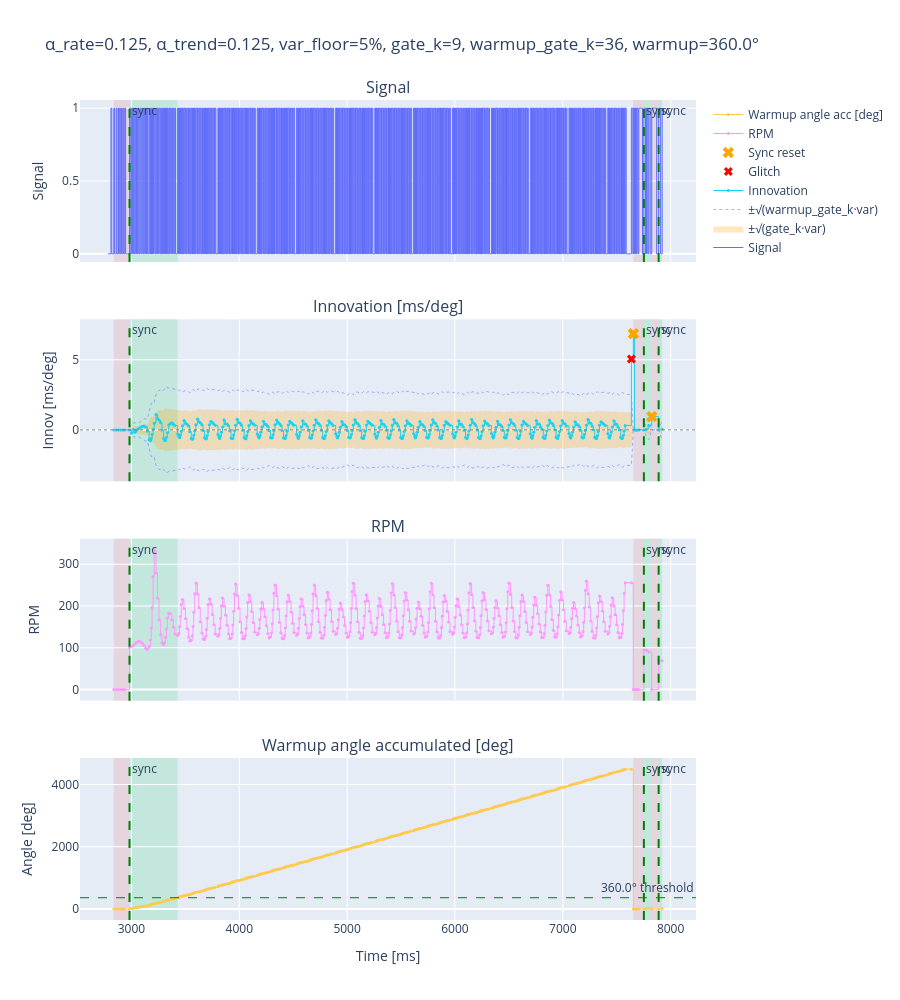

Notebook cell for this chart:
### Code cell
# ── Run prototype decoder and plot ────────────────────────────────────────────

PROTO_ALPHA_RATE      = 0.125
PROTO_ALPHA_TREND     = 0.125
PROTO_ALPHA_VAR       = 0.0625
PROTO_GATE_K          = 9
PROTO_WARMUP_GATE_K   = None    # None → 4 × PROTO_GATE_K (wider gate during warmup)
PROTO_VAR_FLOOR_FRAC  = 0.05   # gate never narrows below 5% of r̂  (≈ real-world tooth tolerance floor)
PROTO_WARMUP_ANGLE_DEG = 360.0  # crank degrees to accumulate before CANDIDATE → CONFIRMED

decoder = make_decoder(
    WHEEL_6G75,
    alpha_rate       = PROTO_ALPHA_RATE,
    alpha_trend      = PROTO_ALPHA_TREND,
    alpha_var        = PROTO_ALPHA_VAR,
    gate_k           = PROTO_GATE_K,
    warmup_gate_k    = PROTO_WARMUP_GATE_K,
    var_floor_frac   = PROTO_VAR_FLOOR_FRAC,
    warmup_angle_deg = PROTO_WARMUP_ANGLE_DEG,
)

# Stream: one inter-edge interval at a time, no bulk numpy operations
times_arr = rising_times_ms.values
log = []
for k in range(1, len(times_arr)):
    dt    = times_arr[k] - times_arr[k - 1]
    entry = decoder(dt)
    entry['t'] = times_arr[k]
    log.append(entry)

# ── Collect output into plain lists for plotting ───────────────────────────────
t_out              = [e['t']                     for e in log]
rpm_out            = [e['rpm']                   for e in log]
innov_out          = [e['innov']                 for e in log]
tdot_out           = [e['t_dot']                 for e in log]
synced_out         = [e['shaft_is_synchronized'] for e in log]
glitch_out         = [e['is_glitch']             for e in log]
sync_var_out       = [e['sync_var']              for e in log]
candidate_out      = [e['is_candidate']          for e in log]
reset_out          = [e['is_sync_reset']         for e in log]
warmup_angle_out   = [e['warmup_angle_acc']      for e in log]

import math
resolved_warmup_gate_k = PROTO_WARMUP_GATE_K if PROTO_WARMUP_GATE_K is not None else PROTO_GATE_K * 4
gate_thresh         = [math.sqrt(PROTO_GATE_K         * sv) if sv > 0 else 0.0 for sv in sync_var_out]
warmup_gate_thresh  = [math.sqrt(resolved_warmup_gate_k * sv) if sv > 0 else 0.0 for sv in sync_var_out]

print(f"Edges after confirmed sync: {sum(synced_out)}")
print(f"Glitches flagged (confirmed mode): {sum(glitch_out)}")
print(f"Sync resets: {sum(reset_out)}")
print(f"Warmup gate_k: {resolved_warmup_gate_k}  (confirmed gate_k: {PROTO_GATE_K})")
print(f"Warmup angle: {PROTO_WARMUP_ANGLE_DEG}°")

# ── Candidate windows: spans where is_candidate was True ──────────────────────
candidate_spans = []
cand_start = None
for t, cand in zip(t_out, candidate_out):
    if cand and cand_start is None:
        cand_start = t
    elif not cand and cand_start is not None:
        candidate_spans.append((cand_start, t))
        cand_start = None
if cand_start is not None:
    candidate_spans.append((cand_start, t_out[-1]))

# ── Unsynced windows: spans where shaft_is_synchronized was False ──────────────
unsync_spans = []
unsync_start = t_out[0] if not synced_out[0] else None
for i in range(1, len(t_out)):
    was_synced = synced_out[i - 1]
    is_synced  = synced_out[i]
    if was_synced and not is_synced:
        unsync_start = t_out[i]
    elif not was_synced and is_synced and unsync_start is not None:
        unsync_spans.append((unsync_start, t_out[i]))
        unsync_start = None
if unsync_start is not None:
    unsync_spans.append((unsync_start, t_out[-1]))

# ── Plot ───────────────────────────────────────────────────────────────────────
fig_proto = make_subplots(
    rows=4, cols=1, shared_xaxes=True, vertical_spacing=0.07,
    subplot_titles=(
        "Signal",
        "Innovation [ms/deg]",
        "RPM",
        "Warmup angle accumulated [deg]",
    )
)

# Row 1: signal
fig_proto.add_trace(
    go.Scatter(x=time_ms, y=signal, mode='lines',
               line=dict(width=1, shape='hv'), name='Signal'),
    row=1, col=1
)

# Row 2: innovations + confirmed gate band
fig_proto.add_trace(
    go.Scatter(x=t_out, y=gate_thresh, mode='lines',
               line=dict(width=0), showlegend=False, hoverinfo='skip'),
    row=2, col=1
)
fig_proto.add_trace(
    go.Scatter(x=t_out, y=[-v for v in gate_thresh], mode='lines',
               line=dict(width=0), fill='tonexty',
               fillcolor='rgba(255,165,0,0.25)',
               name='±√(gate_k·var)'),
    row=2, col=1
)

# Warmup gate band (wider, dotted blue lines)
fig_proto.add_trace(
    go.Scatter(x=t_out, y=warmup_gate_thresh, mode='lines',
               line=dict(width=1, color='rgba(100,100,255,0.5)', dash='dot'),
               name='±√(warmup_gate_k·var)', showlegend=True),
    row=2, col=1
)
fig_proto.add_trace(
    go.Scatter(x=t_out, y=[-v for v in warmup_gate_thresh], mode='lines',
               line=dict(width=1, color='rgba(100,100,255,0.5)', dash='dot'),
               showlegend=False, hoverinfo='skip'),
    row=2, col=1
)

fig_proto.add_trace(
    go.Scatter(x=t_out, y=innov_out, mode='lines+markers',
               marker=dict(size=3), line=dict(width=1, shape='hv'),
               name='Innovation'),
    row=2, col=1
)
fig_proto.add_hline(y=0, line=dict(color='gray', width=1, dash='dot'), row=2, col=1)

# Glitches (confirmed mode)
glitch_t   = [t_out[i] for i, g in enumerate(glitch_out) if g]
glitch_inn = [innov_out[i] for i, g in enumerate(glitch_out) if g]
if glitch_t:
    fig_proto.add_trace(
        go.Scatter(x=glitch_t, y=glitch_inn, mode='markers',
                   marker=dict(color='red', size=8, symbol='x'), name='Glitch'),
        row=2, col=1
    )

# Sync resets: orange X on innovation row
reset_t     = [t_out[i] for i, r in enumerate(reset_out) if r]
reset_innov = [innov_out[i] for i, r in enumerate(reset_out) if r]
if reset_t:
    fig_proto.add_trace(
        go.Scatter(x=reset_t, y=reset_innov, mode='markers',
                   marker=dict(color='orange', size=10, symbol='x'),
                   name='Sync reset'),
        row=2, col=1
    )

# Row 3: RPM
fig_proto.add_trace(
    go.Scatter(x=t_out, y=rpm_out, mode='lines+markers',
               marker=dict(size=3), line=dict(width=1, shape='hv'),
               name='RPM'),
    row=3, col=1
)

# Row 4: warmup angle accumulator (ramps up during candidate, holds at threshold after confirmation)
fig_proto.add_trace(
    go.Scatter(x=t_out, y=warmup_angle_out, mode='lines+markers',
               marker=dict(size=3), line=dict(width=1, shape='hv'),
               name='Warmup angle acc [deg]'),
    row=4, col=1
)
fig_proto.add_hline(y=PROTO_WARMUP_ANGLE_DEG,
                    line=dict(color='green', width=1, dash='dash'),
                    annotation_text=f'{PROTO_WARMUP_ANGLE_DEG}° threshold',
                    row=4, col=1)

# Unsynced windows: translucent red shading (drawn first so green sits on top)
for us, ue in unsync_spans:
    fig_proto.add_vrect(
        x0=us, x1=ue,
        fillcolor='rgba(220,50,50,0.12)', layer='below', line_width=0,
    )

# Candidate windows: light green shading
for cs, ce in candidate_spans:
    fig_proto.add_vrect(
        x0=cs, x1=ce,
        fillcolor='rgba(0,200,80,0.15)', layer='below', line_width=0,
    )

# Sync acquisition markers (green dashed lines)
for e in log:
    if e['is_sync']:
        fig_proto.add_vline(x=e['t'], line=dict(color='green', width=2, dash='dash'),
                            annotation_text='sync', row='all', col='all')

fig_proto.update_yaxes(title_text="Signal",         row=1, col=1)
fig_proto.update_yaxes(title_text="Innov [ms/deg]", row=2, col=1)
fig_proto.update_yaxes(title_text="RPM",            row=3, col=1)
fig_proto.update_yaxes(title_text="Angle [deg]",    row=4, col=1)
fig_proto.update_xaxes(title_text="Time [ms]",      row=4, col=1)
fig_proto.update_layout(
    title=(
        f"α_rate={PROTO_ALPHA_RATE}, α_trend={PROTO_ALPHA_TREND}, "
        f"var_floor={PROTO_VAR_FLOOR_FRAC*100:.0f}%, "
        f"gate_k={PROTO_GATE_K}, warmup_gate_k={resolved_warmup_gate_k}, "
        f"warmup={PROTO_WARMUP_ANGLE_DEG}°"
    ),
    height=1000, hovermode='x unified'
)
fig_proto.show()

### Figure 1 — Plotly figure (JSON) as saved in the notebook; plotly's stock layout.template omitted (floating-point values rounded to 4 significant figures; data arrays with more than 128 entries replaced by an {"elided": "..."} marker saying what was removed)
{"data": [{"line": {"shape": "hv", "width": 1}, "mode": "lines", "name": "Signal", "type": "scatter", "x": {"elided": "928 float values"}, "xaxis": "x", "y": {"elided": "928 int values"}, "yaxis": "y"}, {"hoverinfo": "skip", "line": {"width": 0}, "mode": "lines", "showlegend": false, "type": "scatter", "x": {"elided": "419 float values"}, "xaxis": "x2", "y": {"elided": "419 float values"}, "yaxis": "y2"}, {"fill": "tonexty", "fillcolor": "rgba(255,165,0,0.25)", "line": {"width": 0}, "mode": "lines", "name": "±√(gate_k·var)", "type": "scatter", "x": {"elided": "419 float values"}, "xaxis": "x2", "y": {"elided": "419 float values"}, "yaxis": "y2"}, {"line": {"color": "rgba(100,100,255,0.5)", "dash": "dot", "width": 1}, "mode": "lines", "name": "±√(warmup_gate_k·var)", "showlegend": true, "type": "scatter", "x": {"elided": "419 float values"}, "xaxis": "x2", "y": {"elided": "419 float values"}, "yaxis": "y2"}, {"hoverinfo": "skip", "line": {"color": "rgba(100,100,255,0.5)", "dash": "dot", "width": 1}, "mode": "lines", "showlegend": false, "type": "scatter", "x": {"elided": "419 float values"}, "xaxis": "x2", "y": {"elided": "419 float values"}, "yaxis": "y2"}, {"line": {"shape": "hv", "width": 1}, "marker": {"size": 3}, "mode": "lines+markers", "name": "Innovation", "type": "scatter", "x": {"elided": "419 float values"}, "xaxis": "x2", "y": {"elided": "419 float values"}, "yaxis": "y2"}, {"marker": {"color": "red", "size": 8, "symbol": "x"}, "mode": "markers", "name": "Glitch", "type": "scatter", "x": [7636.0, 7654.0], "xaxis": "x2", "y": [5.055, 6.862], "yaxis": "y2"}, {"marker": {"color": "orange", "size": 10, "symbol": "x"}, "mode": "markers", "name": "Sync reset", "type": "scatter", "x": [7654.0, 7825.0], "xaxis": "x2", "y": [6.862, 0.9504], "yaxis": "y2"}, {"line": {"shape": "hv", "width": 1}, "marker": {"size": 3}, "mode": "lines+markers", "name": "RPM", "type": "scatter", "x": {"elided": "419 float values"}, "xaxis": "x3", "y": {"elided": "419 float values"}, "yaxis": "y3"}, {"line": {"shape": "hv", "width": 1}, "marker": {"size": 3}, "mode": "lines+markers", "name": "Warmup angle acc [deg]", "type": "scatter", "x": {"elided": "419 float values"}, "xaxis": "x4", "y": {"elided": "419 float values"}, "yaxis": "y4"}], "layout": {"annotations": [{"font": {"size": 16}, "showarrow": false, "text": "Signal", "x": 0.5, "xanchor": "center", "xref": "paper", "y": 1, "yanchor": "bottom", "yref": "paper"}, {"font": {"size": 16}, "showarrow": false, "text": "Innovation [ms/deg]", "x": 0.5, "xanchor": "center", "xref": "paper", "y": 0.7325, "yanchor": "bottom", "yref": "paper"}, {"font": {"size": 16}, "showarrow": false, "text": "RPM", "x": 0.5, "xanchor": "center", "xref": "paper", "y": 0.465, "yanchor": "bottom", "yref": "paper"}, {"font": {"size": 16}, "showarrow": false, "text": "Warmup angle accumulated [deg]", "x": 0.5, "xanchor": "center", "xref": "paper", "y": 0.1975, "yanchor": "bottom", "yref": "paper"}, {"showarrow": false, "text": "360.0° threshold", "x": 1, "xanchor": "right", "xref": "x4 domain", "y": 360, "yanchor": "bottom", "yref": "y4"}, {"showarrow": false, "text": "sync", "x": 2982.0, "xanchor": "left", "xref": "x", "y": 1, "yanchor": "top", "yref": "y domain"}, {"showarrow": false, "text": "sync", "x": 2982.0, "xanchor": "left", "xref": "x2", "y": 1, "yanchor": "top", "yref": "y2 domain"}, {"showarrow": false, "text": "sync", "x": 2982.0, "xanchor": "left", "xref": "x3", "y": 1, "yanchor": "top", "yref": "y3 domain"}, {"showarrow": false, "text": "sync", "x": 2982.0, "xanchor": "left", "xref": "x4", "y": 1, "yanchor": "top", "yref": "y4 domain"}, {"showarrow": false, "text": "sync", "x": 7752.0, "xanchor": "left", "xref": "x", "y": 1, "yanchor": "top", "yref": "y domain"}, {"showarrow": false, "text": "sync", "x": 7752.0, "xanchor": "left", "xref": "x2", "y": 1, "yanchor": "top", "yref": "y2 domain"}, {"showarrow": false, "text": "sync", "x": 7752.0, "xanchor": "left", "xref": "x3", "y": 1, "yanchor": "top", "yref": "y3 domain"}, {"showarrow": false, "text": "sync", "x": 7752.0, "xanchor": "left", "xref": "x4", "y": 1, "yanchor": "top", "yref": "y4 domain"}, {"showarrow": false, "text": "sync", "x": 7889.0, "xanchor": "left", "xref": "x", "y": 1, "yanchor": "top", "yref": "y domain"}, {"showarrow": false, "text": "sync", "x": 7889.0, "xanchor": "left", "xref": "x2", "y": 1, "yanchor": "top", "yref": "y2 domain"}, {"showarrow": false, "text": "sync", "x": 7889.0, "xanchor": "left", "xref": "x3", "y": 1, "yanchor": "top", "yref": "y3 domain"}, {"showarrow": false, "text": "sync", "x": 7889.0, "xanchor": "left", "xref": "x4", "y": 1, "yanchor": "top", "yref": "y4 domain"}], "height": 1000, "hovermode": "x unified", "shapes": [{"line": {"color": "gray", "dash": "dot", "width": 1}, "type": "line", "x0": 0, "x1": 1, "xref": "x2 domain", "y0": 0, "y1": 0, "yref": "y2"}, {"line": {"color": "green", "dash": "dash", "width": 1}, "type": "line", "x0": 0, "x1": 1, "xref": "x4 domain", "y0": 360, "y1": 360, "yref": "y4"}, {"fillcolor": "rgba(220,50,50,0.12)", "layer": "below", "line": {"width": 0}, "type": "rect", "x0": 2837.0, "x1": 2982.0, "xref": "x", "y0": 0, "y1": 1, "yref": "y domain"}, {"fillcolor": "rgba(220,50,50,0.12)", "layer": "below", "line": {"width": 0}, "type": "rect", "x0": 2837.0, "x1": 2982.0, "xref": "x2", "y0": 0, "y1": 1, "yref": "y2 domain"}, {"fillcolor": "rgba(220,50,50,0.12)", "layer": "below", "line": {"width": 0}, "type": "rect", "x0": 2837.0, "x1": 2982.0, "xref": "x3", "y0": 0, "y1": 1, "yref": "y3 domain"}, {"fillcolor": "rgba(220,50,50,0.12)", "layer": "below", "line": {"width": 0}, "type": "rect", "x0": 2837.0, "x1": 2982.0, "xref": "x4", "y0": 0, "y1": 1, "yref": "y4 domain"}, {"fillcolor": "rgba(220,50,50,0.12)", "layer": "below", "line": {"width": 0}, "type": "rect", "x0": 7654.0, "x1": 7752.0, "xref": "x", "y0": 0, "y1": 1, "yref": "y domain"}, {"fillcolor": "rgba(220,50,50,0.12)", "layer": "below", "line": {"width": 0}, "type": "rect", "x0": 7654.0, "x1": 7752.0, "xref": "x2", "y0": 0, "y1": 1, "yref": "y2 domain"}, {"fillcolor": "rgba(220,50,50,0.12)", "layer": "below", "line": {"width": 0}, "type": "rect", "x0": 7654.0, "x1": 7752.0, "xref": "x3", "y0": 0, "y1": 1, "yref": "y3 domain"}, {"fillcolor": "rgba(220,50,50,0.12)", "layer": "below", "line": {"width": 0}, "type": "rect", "x0": 7654.0, "x1": 7752.0, "xref": "x4", "y0": 0, "y1": 1, "yref": "y4 domain"}, {"fillcolor": "rgba(220,50,50,0.12)", "layer": "below", "line": {"width": 0}, "type": "rect", "x0": 7825.0, "x1": 7889.0, "xref": "x", "y0": 0, "y1": 1, "yref": "y domain"}, {"fillcolor": "rgba(220,50,50,0.12)", "layer": "below", "line": {"width": 0}, "type": "rect", "x0": 7825.0, "x1": 7889.0, "xref": "x2", "y0": 0, "y1": 1, "yref": "y2 domain"}, {"fillcolor": "rgba(220,50,50,0.12)", "layer": "below", "line": {"width": 0}, "type": "rect", "x0": 7825.0, "x1": 7889.0, "xref": "x3", "y0": 0, "y1": 1, "yref": "y3 domain"}, {"fillcolor": "rgba(220,50,50,0.12)", "layer": "below", "line": {"width": 0}, "type": "rect", "x0": 7825.0, "x1": 7889.0, "xref": "x4", "y0": 0, "y1": 1, "yref": "y4 domain"}, {"fillcolor": "rgba(0,200,80,0.15)", "layer": "below", "line": {"width": 0}, "type": "rect", "x0": 2982.0, "x1": 3428.0, "xref": "x", "y0": 0, "y1": 1, "yref": "y domain"}, {"fillcolor": "rgba(0,200,80,0.15)", "layer": "below", "line": {"width": 0}, "type": "rect", "x0": 2982.0, "x1": 3428.0, "xref": "x2", "y0": 0, "y1": 1, "yref": "y2 domain"}, {"fillcolor": "rgba(0,200,80,0.15)", "layer": "below", "line": {"width": 0}, "type": "rect", "x0": 2982.0, "x1": 3428.0, "xref": "x3", "y0": 0, "y1": 1, "yref": "y3 domain"}, {"fillcolor": "rgba(0,200,80,0.15)", "layer": "below", "line": {"width": 0}, "type": "rect", "x0": 2982.0, "x1": 3428.0, "xref": "x4", "y0": 0, "y1": 1, "yref": "y4 domain"}, {"fillcolor": "rgba(0,200,80,0.15)", "layer": "below", "line": {"width": 0}, "type": "rect", "x0": 7752.0, "x1": 7825.0, "xref": "x", "y0": 0, "y1": 1, "yref": "y domain"}, {"fillcolor": "rgba(0,200,80,0.15)", "layer": "below", "line": {"width": 0}, "type": "rect", "x0": 7752.0, "x1": 7825.0, "xref": "x2", "y0": 0, "y1": 1, "yref": "y2 domain"}, {"fillcolor": "rgba(0,200,80,0.15)", "layer": "below", "line": {"width": 0}, "type": "rect", "x0": 7752.0, "x1": 7825.0, "xref": "x3", "y0": 0, "y1": 1, "yref": "y3 domain"}, {"fillcolor": "rgba(0,200,80,0.15)", "layer": "below", "line": {"width": 0}, "type": "rect", "x0": 7752.0, "x1": 7825.0, "xref": "x4", "y0": 0, "y1": 1, "yref": "y4 domain"}, {"fillcolor": "rgba(0,200,80,0.15)", "layer": "below", "line": {"width": 0}, "type": "rect", "x0": 7889.0, "x1": 7922.0, "xref": "x", "y0": 0, "y1": 1, "yref": "y domain"}, {"fillcolor": "rgba(0,200,80,0.15)", "layer": "below", "line": {"width": 0}, "type": "rect", "x0": 7889.0, "x1": 7922.0, "xref": "x2", "y0": 0, "y1": 1, "yref": "y2 domain"}, {"fillcolor": "rgba(0,200,80,0.15)", "layer": "below", "line": {"width": 0}, "type": "rect", "x0": 7889.0, "x1": 7922.0, "xref": "x3", "y0": 0, "y1": 1, "yref": "y3 domain"}, {"fillcolor": "rgba(0,200,80,0.15)", "layer": "below", "line": {"width": 0}, "type": "rect", "x0": 7889.0, "x1": 7922.0, "xref": "x4", "y0": 0, "y1": 1, "yref": "y4 domain"}, {"line": {"color": "green", "dash": "dash", "width": 2}, "type": "line", "x0": 2982.0, "x1": 2982.0, "xref": "x", "y0": 0, "y1": 1, "yref": "y domain"}, {"line": {"color": "green", "dash": "dash", "width": 2}, "type": "line", "x0": 2982.0, "x1": 2982.0, "xref": "x2", "y0": 0, "y1": 1, "yref": "y2 domain"}, {"line": {"color": "green", "dash": "dash", "width": 2}, "type": "line", "x0": 2982.0, "x1": 2982.0, "xref": "x3", "y0": 0, "y1": 1, "yref": "y3 domain"}, {"line": {"color": "green", "dash": "dash", "width": 2}, "type": "line", "x0": 2982.0, "x1": 2982.0, "xref": "x4", "y0": 0, "y1": 1, "yref": "y4 domain"}, {"line": {"color": "green", "dash": "dash", "width": 2}, "type": "line", "x0": 7752.0, "x1": 7752.0, "xref": "x", "y0": 0, "y1": 1, "yref": "y domain"}, {"line": {"color": "green", "dash": "dash", "width": 2}, "type": "line", "x0": 7752.0, "x1": 7752.0, "xref": "x2", "y0": 0, "y1": 1, "yref": "y2 domain"}, {"line": {"color": "green", "dash": "dash", "width": 2}, "type": "line", "x0": 7752.0, "x1": 7752.0, "xref": "x3", "y0": 0, "y1": 1, "yref": "y3 domain"}, {"line": {"color": "green", "dash": "dash", "width": 2}, "type": "line", "x0": 7752.0, "x1": 7752.0, "xref": "x4", "y0": 0, "y1": 1, "yref": "y4 domain"}, {"line": {"color": "green", "dash": "dash", "width": 2}, "type": "line", "x0": 7889.0, "x1": 7889.0, "xref": "x", "y0": 0, "y1": 1, "yref": "y domain"}, {"line": {"color": "green", "dash": "dash", "width": 2}, "type": "line", "x0": 7889.0, "x1": 7889.0, "xref": "x2", "y0": 0, "y1": 1, "yref": "y2 domain"}, {"line": {"color": "green", "dash": "dash", "width": 2}, "type": "line", "x0": 7889.0, "x1": 7889.0, "xref": "x3", "y0": 0, "y1": 1, "yref": "y3 domain"}, {"line": {"color": "green", "dash": "dash", "width": 2}, "type": "line", "x0": 7889.0, "x1": 7889.0, "xref": "x4", "y0": 0, "y1": 1, "yref": "y4 domain"}], "title": {"text": "α_rate=0.125, α_trend=0.125, var_floor=5%, gate_k=9, warmup_gate_k=36, warmup=360.0°"}, "xaxis": {"anchor": "y", "domain": [0, 1], "matches": "x4", "showticklabels": false}, "xaxis2": {"anchor": "y2", "domain": [0, 1], "matches": "x4", "showticklabels": false}, "xaxis3": {"anchor": "y3", "domain": [0, 1], "matches": "x4", "showticklabels": false}, "xaxis4": {"anchor": "y4", "domain": [0, 1], "title": {"text": "Time [ms]"}}, "yaxis": {"anchor": "x", "domain": [0.8025, 1], "title": {"text": "Signal"}}, "yaxis2": {"anchor": "x2", "domain": [0.535, 0.7325], "title": {"text": "Innov [ms/deg]"}}, "yaxis3": {"anchor": "x3", "domain": [0.2675, 0.465], "title": {"text": "RPM"}}, "yaxis4": {"anchor": "x4", "domain": [0, 0.1975], "title": {"text": "Angle [deg]"}}}}
